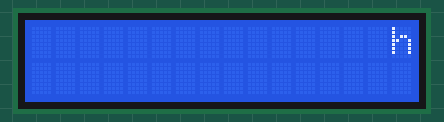
This sketch was run on a simulated Arduino Uno, built with avr-gcc and run on an emulated ATmega328P. Shown: 16×2 character LCD.

Above: at 0.21 s.
At 0.82 s:
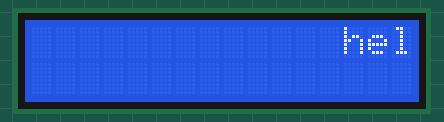
At 1.42 s:
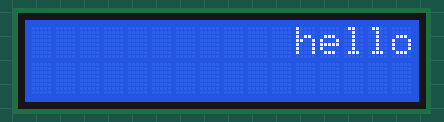
At 2.63 s:
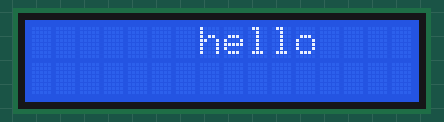
At 3.85 s:
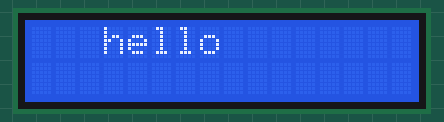
At 5.36 s:
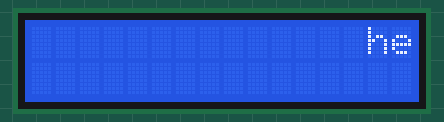

Measured:
- by itself, everything shown: repeats every 4.8 s, in 17 steps

The sketch:

lcd.ino
```cpp
//Program to interface with 16x2 LCD display
/*This program was wirtten by Adithya Selvaprithiviraj
This program is free software: you can redistribute it and/or modify
it under the terms of the GNU General Public License as published by
the Free Software Foundation, either version 3 of the License, or GNU General Public License for more details.

You should have received a copy of the GNU General Public License
along with this program. If not, see <http://www.gnu.org/licenses/>.*/

#include <LiquidCrystal.h>
LiquidCrystal lcd(8,9,10,11,12,13);
void setup()
{
  lcd.begin(16,2);

}
void loop()
{

  for(int i=15;i>-1;i--)
  {
    lcd.setCursor(i,0);
    lcd.print("hello");
    delay(300);
    lcd.clear();
  }

}
```
